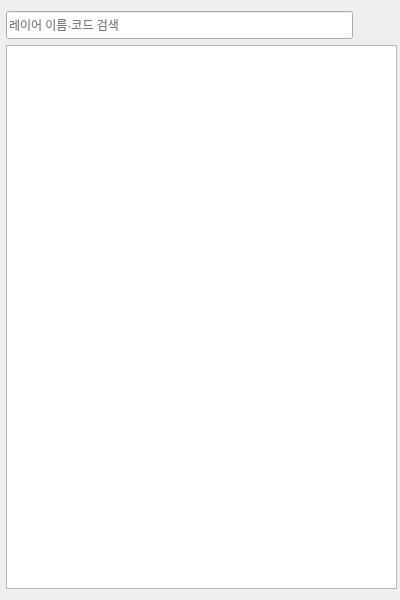
<?xml version="1.0" encoding="UTF-8"?>
<ui version="4.0">
 <class>GeoFlowLayerWorkspace</class>
 <widget class="QWidget" name="GeoFlowLayerWorkspace">
  <property name="geometry">
   <rect>
    <x>0</x>
    <y>0</y>
    <width>400</width>
    <height>600</height>
   </rect>
  </property>
  <layout class="QVBoxLayout" name="workspace_layout" stretch="0,1">
   <property name="leftMargin">
    <number>6</number>
   </property>
   <property name="rightMargin">
    <number>3</number>
   </property>
   <item>
    <layout class="QHBoxLayout" name="searchLayout">
     <item>
      <widget class="QLineEdit" name="search">
       <property name="minimumSize">
        <size>
         <width>0</width>
         <height>28</height>
        </size>
       </property>
       <property name="placeholderText">
        <string>레이어 이름·코드 검색</string>
       </property>
      </widget>
     </item>
     <item>
      <widget class="QToolButton" name="form_edge">
       <property name="minimumSize">
        <size>
         <width>38</width>
         <height>25</height>
        </size>
       </property>
       <property name="maximumSize">
        <size>
         <width>38</width>
         <height>25</height>
        </size>
       </property>
       <property name="accessibleName">
        <string>속성폼 접기 / 펼치기</string>
       </property>
       <property name="icon">
        <iconset resource="../../resources/feather.qrc">
         <normaloff>:/geoflow/feather/chevrons-right.svg</normaloff>
         <normalon>:/geoflow/feather/chevrons-left.svg</normalon>:/geoflow/feather/chevrons-right.svg</iconset>
       </property>
       <property name="iconSize">
        <size>
         <width>22</width>
         <height>22</height>
        </size>
       </property>
       <property name="checkable">
        <bool>true</bool>
       </property>
       <property name="toolButtonStyle">
        <enum>Qt::ToolButtonStyle::ToolButtonIconOnly</enum>
       </property>
       <property name="autoRaise">
        <bool>true</bool>
       </property>
      </widget>
     </item>
    </layout>
   </item>
   <item>
    <widget class="VisibilityTree" name="tree">
     <property name="font">
      <font>
       <family>Arial</family>
      </font>
     </property>
     <property name="selectionMode">
      <enum>QAbstractItemView::SelectionMode::SingleSelection</enum>
     </property>
     <property name="indentation">
      <number>12</number>
     </property>
     <property name="columnCount">
      <number>2</number>
     </property>
     <property name="emptyLayerColor" stdset="0">
      <string>#919ba5</string>
     </property>
     <property name="visibilityColumnWidth" stdset="0">
      <number>48</number>
     </property>
     <attribute name="headerVisible">
      <bool>false</bool>
     </attribute>
     <attribute name="headerDefaultSectionSize">
      <number>50</number>
     </attribute>
     <column>
      <property name="text">
       <string/>
      </property>
     </column>
     <column>
      <property name="text">
       <string notr="true">2</string>
      </property>
     </column>
    </widget>
   </item>
  </layout>
 </widget>
 <customwidgets>
  <customwidget>
   <class>VisibilityTree</class>
   <extends>QTreeWidget</extends>
   <header>geoflow_connector.layer_workspace</header>
  </customwidget>
 </customwidgets>
 <resources>
  <include location="../../resources/feather.qrc"/>
 </resources>
 <connections/>
</ui>
